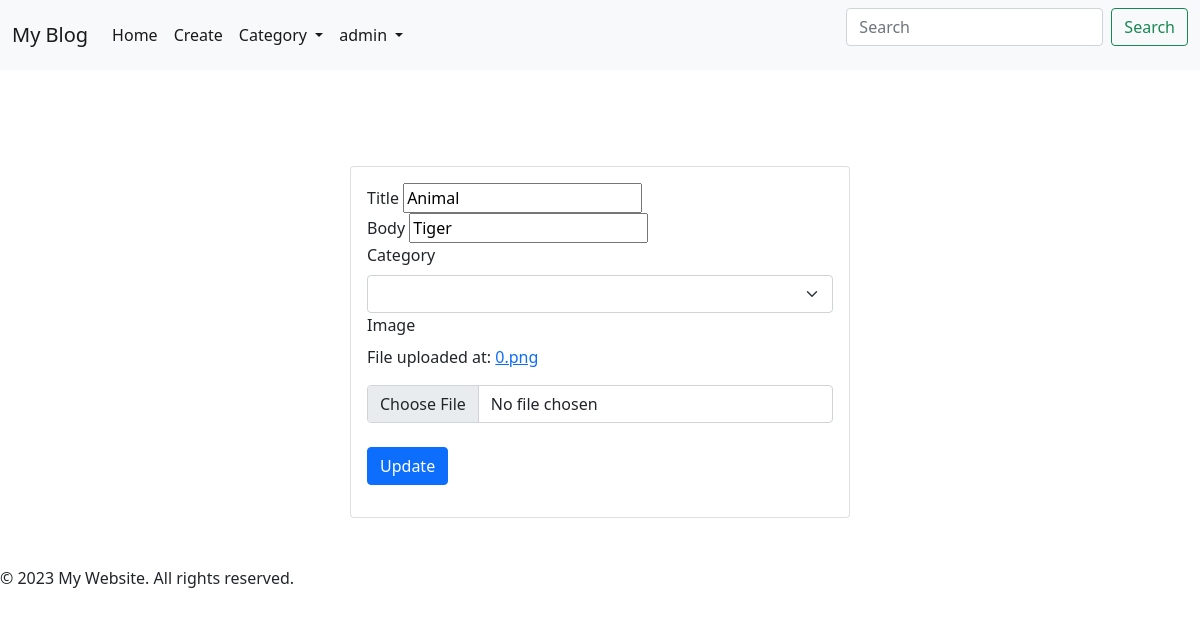
Screenshot of /blog/update/1/ (signed in) with the database file from the repository.
### blog/models.py (models this page shows, shortened)
class PostModel(models.Model):
    id = models.AutoField(primary_key=True)
    title = models.CharField(max_length=100)
    body = models.TextField()
    image = models.ImageField(default=None, blank=True)
    author = models.ForeignKey(User, on_delete=models.CASCADE, default=None)
    category = models.ForeignKey(CategoryModel, on_delete=models.CASCADE, default=None)
    created_at = models.DateTimeField(default=datetime.now, blank=True)

### blog/views.py (the view, shortened to what this page needs)
# urls.py: path('update/<int:post_id>/',views.post_update),
@permission_required("blog.change_postModel", login_url="login")
def post_update(request, post_id):
    if request.method == "GET":
        posts = PostModel.objects.get(id = post_id)
        posts.created_at = posts.created_at.strftime('%Y-%m-%dT%H:%M')
        return render(request,'postUpdate.html', {"posts":posts})

### blog/templates/postUpdate.html (shortened to what this page needs)
{% extends 'base.html' %}
{% block body %}
<div class="container mt-5 pt-5 mb-5 d-flex justify-content-center">
  <div class="card" style="width: 500px;">
    <div class="card-body">
      <form action="/blog/update/{{posts.id}}/" enctype="multipart/form-data" method="POST">
        <div class="col-12">
          <label for="from-label">Title</label>
          <input type="text" value="{{posts.title}}" name="title" class="form-cotrol" placeholder="title" required>
        </div>
        <div class="col-12">
          <label class="from-label">Body</label>
          <input type="text" value="{{posts.body}}" name="body" class="form-cotrol" placeholder="body" required>
        </div>
        <div class="col-12">
          <label class="form-label">Category</label>
          <select class="form-select" name="category">
          </select>
          </div>
          <div class="col-12">
          <label class="form-label">Image</label>
          {% if posts.image %}
          <p>File uploaded at: <a href="{{posts.image.url}}">{{posts.image}}</a></p>
          {% endif %}
          <input type="file" name="image" class="form-control">
          </div><br>
        <div class="col-12">
          <button type="submit" class="btn btn-primary">Update</button>
        </div>
      </form>
    </div>
  </div>
</div>
{% endblock %}

### templates/header.html (shortened to what this page needs)
<nav class="navbar navbar-expand-lg navbar-light bg-light">
  <div class="container-fluid">
    <a class="navbar-brand" href="#">My Blog</a>
    <div class="collapse navbar-collapse" id="navbarSupportedContent">
      <ul class="navbar-nav me-auto mb-2 mb-lg-0">
        <li class="nav-item">
          <a class="nav-link active" aria-current="page" href="/blog/">Home</a>
        </li>
        <li class="nav-item">
          <a class="nav-link active" aria-current="page" href="/blog/create/">Create</a>
        </li>
        <li class="nav-item dropdown">
          <a class="nav-link active dropdown-toggle" href="#" id="navbarDropdown" role="button" data-bs-toggle="dropdown" aria-expanded="false">
            Category
          </a>
        </li>
		{% if user.is_authenticated %}
        <li class="nav-item dropdown">
          <a class="nav-link active dropdown-toggle" href="#" id="navbarDropdown" role="button" data-bs-toggle="dropdown" aria-expanded="false">
            {{ user.username }}
          </a>
        </li>
      {% else %}
        <li class="nav-item">
          <a class="nav-link active" aria-current="page" href="/login/">Login</a>
        </li>
      {% endif %}
      </ul>
	   <form class="d-flex" action="/blog/search_by/">
        <input class="form-control me-2" type="search" name="search" placeholder="Search" aria-label="Search">
        <button class="btn btn-outline-success" type="submit">Search</button>
      </form>
    </div>
  </div>
</nav>

### rows the page displays
PostModel: title "Animal", body "Tiger", image "0.png"

### other values shown
{{ user.username }} "admin"
